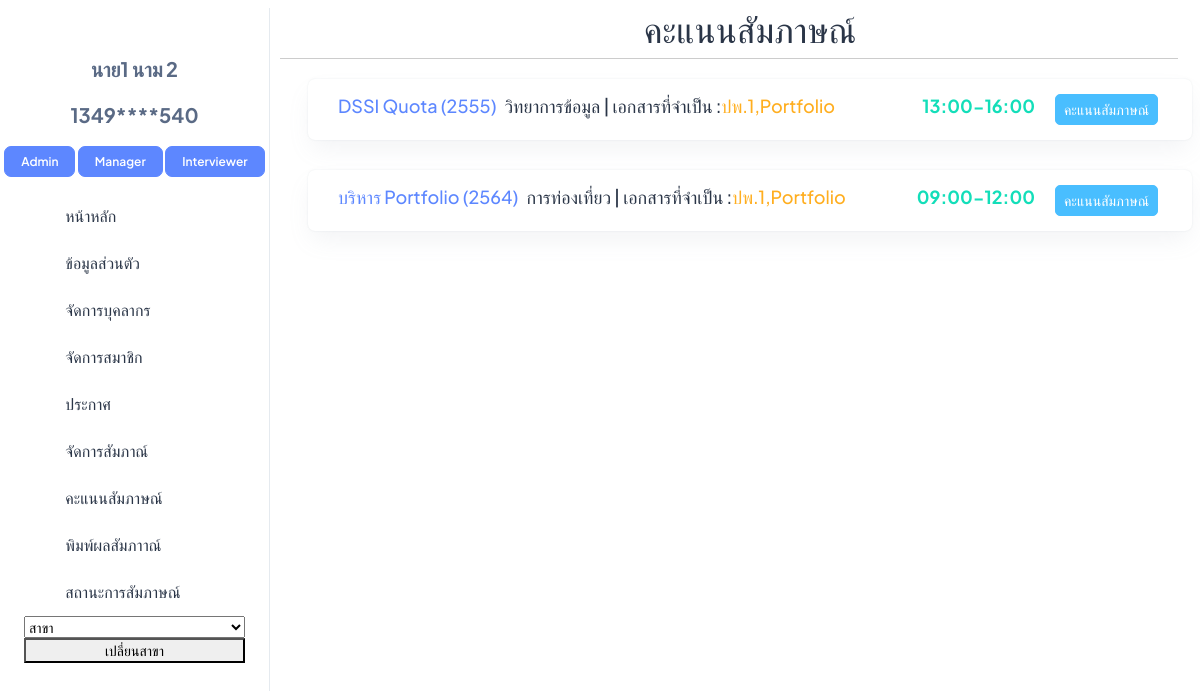
/Manager_Score (signed in), run on an earlier commit of the app's database.
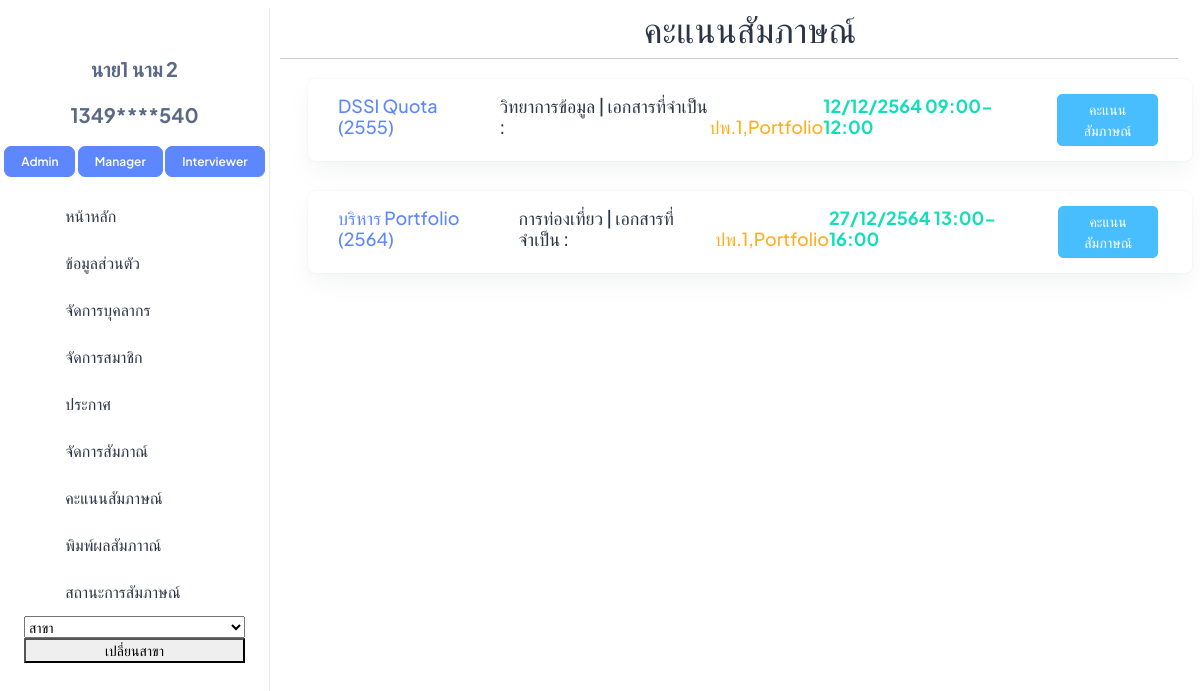
And on a later commit of the database.
### interview/models.py (models this page shows)
class Round(models.Model):
    major = models.ForeignKey(Major, on_delete=models.CASCADE)
    academic_year = models.CharField(max_length=20)
    round_name = models.CharField(max_length=20)
    manager = models.ForeignKey(User, on_delete=models.CASCADE)
    users = models.ManyToManyField(User, related_name='rounds_participated')
    documents = models.CharField(max_length=200, null=True,blank=True)
    active = models.BooleanField(default=False,null=True,blank=True)
    interview_time = models.CharField(max_length=50, null=True, blank=True)

class Major(models.Model):
    major = models.CharField(max_length=100)
    faculty = models.ForeignKey(Faculty, on_delete=models.CASCADE)
    default_manager = models.ManyToManyField(User, blank=True,related_name='manager')
    users = models.ManyToManyField(User,blank=True)
    TemporaryUser = models.ManyToManyField(TemporaryUser , blank=True)
    def __str__(self) -> str:
        return f"{self.major}"

### interview/views.py (the view)
# urls.py: path('Manager_Score',Manager_Score, name='Manager_Score'),
@login_required
@user_passes_test(is_Manager)
def Manager_Score(request):
    user_rounds = Round.objects.filter(manager=request.user)
    return render(request,'manager/Manager_Score.html',{'rounds': user_rounds})

### interview/views.py (called while the page is built)
def is_Manager(user):
    if isinstance(user, User):
        return user.roles.filter(name='Manager').exists()
    else:
        return False

### interview/templates/manager/Manager_Score.html (shortened to what this page needs)
{% extends 'manager/base/n_base.html' %}
{% block topic %}
<h1 class="text-3xl text-gray-100 mt-2 text-center">คะแนนสัมภาษณ์</h1>
{% endblock %}
{% block content %}
<div class="pt-14 px-2">
    {% for round in rounds %}
    <div class="card w-100">
        <div class="card-body mini-card-body d-flex justify-content-between">
            <div class="d-flex">
                <h4 class="fs-5 text-primary mt-auto">{{ round.round_name }} ({{ round.academic_year }})</h4>
                <h4 class="fs-5 text-dark ms-2 mt-auto">{{ round.major }} | เอกสารที่จำเป็น :</h4>
                <h4 class="fs-5 text-warning mt-auto"> {{ round.documents }}</h4>
            </div>
            <div class="d-flex">
                <h4 class="fs-5 fw-bolder text-success mt-auto me-3">{{ round.interview_time }}</h4>
                <button class="btn btn-secondary btn-sm fs-3 mx-1">คะแนนสัมภาษณ์</button>
            </div>
        </div>
    </div>
    {% endfor %}
</div>
{% endblock %}

What changed in the data, as far as the page shows it:
changed Round "DSSI Quota": interview_time "13:00-16:00" → "12/12/2564 09:00-12:00"
changed Round "บริหาร Portfolio": interview_time "09:00-12:00" → "27/12/2564 13:00-16:00"
